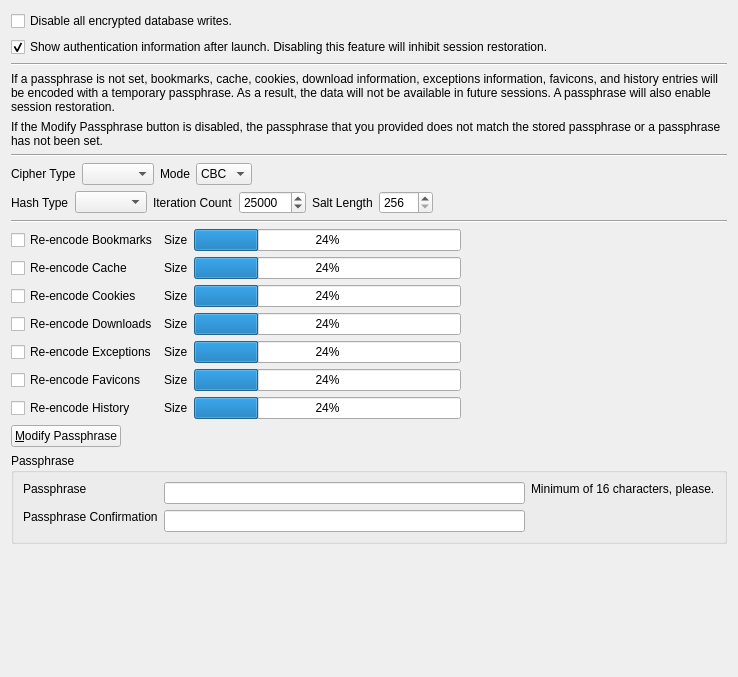
            <widget class="QWidget" name="scrollAreaWidgetContents">
             <property name="geometry">
              <rect>
               <x>0</x>
               <y>0</y>
               <width>738</width>
               <height>677</height>
              </rect>
             </property>
             <layout class="QVBoxLayout" name="verticalLayout_21">
              <item>
               <layout class="QHBoxLayout" name="horizontalLayout_59">
                <item>
                 <widget class="QCheckBox" name="disableAllEncryptedDatabaseWrites">
                  <property name="text">
                   <string>Disable all encrypted database writes.</string>
                  </property>
                 </widget>
                </item>
                <item>
                 <spacer name="horizontalSpacer_48">
                  <property name="orientation">
                   <enum>Qt::Horizontal</enum>
                  </property>
                  <property name="sizeHint" stdset="0">
                   <size>
                    <width>40</width>
                    <height>20</height>
                   </size>
                  </property>
                 </spacer>
                </item>
               </layout>
              </item>
              <item>
               <layout class="QHBoxLayout" name="horizontalLayout_44">
                <item>
                 <widget class="QCheckBox" name="showAuthenticationCheckBox">
                  <property name="text">
                   <string>Show authentication information after launch. Disabling this feature will inhibit session restoration.</string>
                  </property>
                  <property name="checked">
                   <bool>true</bool>
                  </property>
                 </widget>
                </item>
                <item>
                 <spacer name="horizontalSpacer_34">
                  <property name="orientation">
                   <enum>Qt::Horizontal</enum>
                  </property>
                  <property name="sizeHint" stdset="0">
                   <size>
                    <width>40</width>
                    <height>20</height>
                   </size>
                  </property>
                 </spacer>
                </item>
               </layout>
              </item>
              <item>
               <widget class="Line" name="line_7">
                <property name="orientation">
                 <enum>Qt::Horizontal</enum>
                </property>
               </widget>
              </item>
              <item>
               <widget class="QLabel" name="label_5">
                <property name="text">
                 <string>If a passphrase is not set, bookmarks, cache, cookies, download information, exceptions information, favicons, and history entries will be encoded with a temporary passphrase. As a result, the data will not be available in future sessions. A passphrase will also enable session restoration.</string>
                </property>
                <property name="wordWrap">
                 <bool>true</bool>
                </property>
               </widget>
              </item>
              <item>
               <widget class="QLabel" name="label_59">
                <property name="text">
                 <string>If the Modify Passphrase button is disabled, the passphrase that you provided does not match the stored passphrase or a passphrase has not been set.</string>
                </property>
                <property name="wordWrap">
                 <bool>true</bool>
                </property>
               </widget>
              </item>
              <item>
               <widget class="Line" name="line">
                <property name="orientation">
                 <enum>Qt::Horizontal</enum>
                </property>
               </widget>
              </item>
              <item>
               <layout class="QHBoxLayout" name="horizontalLayout_54">
                <item>
                 <widget class="QLabel" name="cipherTypeLabel">
                  <property name="text">
                   <string>Cipher Type</string>
                  </property>
                  <property name="wordWrap">
                   <bool>true</bool>
                  </property>
                 </widget>
                </item>
                <item>
                 <widget class="QComboBox" name="cipherTypeComboBox">
                  <property name="sizeAdjustPolicy">
                   <enum>QComboBox::AdjustToContents</enum>
                  </property>
                 </widget>
                </item>
                <item>
                 <widget class="QLabel" name="label_81">
                  <property name="text">
                   <string>Mode</string>
                  </property>
                 </widget>
                </item>
                <item>
                 <widget class="QComboBox" name="mode">
                  <property name="sizeAdjustPolicy">
                   <enum>QComboBox::AdjustToContents</enum>
                  </property>
                  <item>
                   <property name="text">
                    <string>CBC</string>
                   </property>
                  </item>
                  <item>
                   <property name="text">
                    <string>CTR</string>
                   </property>
                  </item>
                 </widget>
                </item>
                <item>
                 <spacer name="horizontalSpacer_26">
                  <property name="orientation">
                   <enum>Qt::Horizontal</enum>
                  </property>
                  <property name="sizeHint" stdset="0">
                   <size>
                    <width>40</width>
                    <height>20</height>
                   </size>
                  </property>
                 </spacer>
                </item>
               </layout>
              </item>
              <item>
               <layout class="QHBoxLayout" name="horizontalLayout_35">
                <item>
                 <widget class="QLabel" name="passphraseHashTypeLabel">
                  <property name="text">
                   <string>Hash Type</string>
                  </property>
                  <property name="wordWrap">
                   <bool>true</bool>
                  </property>
                 </widget>
                </item>
                <item>
                 <widget class="QComboBox" name="hashTypeComboBox">
                  <property name="sizeAdjustPolicy">
                   <enum>QComboBox::AdjustToContents</enum>
                  </property>
                 </widget>
                </item>
                <item>
                 <widget class="QLabel" name="label_19">
                  <property name="text">
                   <string>Iteration Count</string>
                  </property>
                 </widget>
                </item>
                <item>
                 <widget class="QSpinBox" name="iterationCountSpinBox">
                  <property name="minimum">
                   <number>10000</number>
                  </property>
                  <property name="maximum">
                   <number>999999999</number>
                  </property>
                  <property name="singleStep">
                   <number>1000</number>
                  </property>
                  <property name="value">
                   <number>25000</number>
                  </property>
                 </widget>
                </item>
                <item>
                 <widget class="QLabel" name="label_68">
                  <property name="text">
                   <string>Salt Length</string>
                  </property>
                 </widget>
                </item>
                <item>
                 <widget class="QSpinBox" name="saltLengthSpinBox">
                  <property name="minimum">
                   <number>256</number>
                  </property>
                  <property name="maximum">
                   <number>8192</number>
                  </property>
                  <property name="singleStep">
                   <number>1</number>
                  </property>
                  <property name="value">
                   <number>256</number>
                  </property>
                 </widget>
                </item>
                <item>
                 <spacer name="horizontalSpacer_43">
                  <property name="orientation">
                   <enum>Qt::Horizontal</enum>
                  </property>
                  <property name="sizeHint" stdset="0">
                   <size>
                    <width>40</width>
                    <height>20</height>
                   </size>
                  </property>
                 </spacer>
                </item>
               </layout>
              </item>
              <item>
               <widget class="Line" name="line_2">
                <property name="orientation">
                 <enum>Qt::Horizontal</enum>
                </property>
               </widget>
              </item>
              <item>
               <layout class="QGridLayout" name="gridLayout_12">
                <item row="2" column="2">
                 <widget class="QProgressBar" name="cookiesProgressBar">
                  <property name="value">
                   <number>24</number>
                  </property>
                 </widget>
                </item>
                <item row="2" column="0">
                 <widget class="QCheckBox" name="reencodeCookiesCheckBox">
                  <property name="sizePolicy">
                   <sizepolicy hsizetype="Minimum" vsizetype="Preferred">
                    <horstretch>0</horstretch>
                    <verstretch>0</verstretch>
                   </sizepolicy>
                  </property>
                  <property name="text">
                   <string>Re-encode Cookies</string>
                  </property>
                 </widget>
                </item>
                <item row="4" column="0">
                 <widget class="QCheckBox" name="reencodeExceptionsCheckBox">
                  <property name="sizePolicy">
                   <sizepolicy hsizetype="Minimum" vsizetype="Preferred">
                    <horstretch>0</horstretch>
                    <verstretch>0</verstretch>
                   </sizepolicy>
                  </property>
                  <property name="text">
                   <string>Re-encode Exceptions</string>
                  </property>
                 </widget>
                </item>
                <item row="5" column="0">
                 <widget class="QCheckBox" name="reencodeFaviconsCheckBox">
                  <property name="sizePolicy">
                   <sizepolicy hsizetype="Minimum" vsizetype="Preferred">
                    <horstretch>0</horstretch>
                    <verstretch>0</verstretch>
                   </sizepolicy>
                  </property>
                  <property name="text">
                   <string>Re-encode Favicons</string>
                  </property>
                 </widget>
                </item>
                <item row="6" column="0">
                 <widget class="QCheckBox" name="reencodeHistoryCheckBox">
                  <property name="sizePolicy">
                   <sizepolicy hsizetype="Minimum" vsizetype="Preferred">
                    <horstretch>0</horstretch>
                    <verstretch>0</verstretch>
                   </sizepolicy>
                  </property>
                  <property name="text">
                   <string>Re-encode History</string>
                  </property>
                 </widget>
                </item>
                <item row="6" column="2">
                 <widget class="QProgressBar" name="historyProgressBar">
                  <property name="value">
                   <number>24</number>
                  </property>
                 </widget>
                </item>
                <item row="5" column="2">
                 <widget class="QProgressBar" name="faviconsProgressBar">
                  <property name="value">
                   <number>24</number>
                  </property>
                 </widget>
                </item>
                <item row="4" column="2">
                 <widget class="QProgressBar" name="exceptionsProgressBar">
                  <property name="value">
                   <number>24</number>
                  </property>
                 </widget>
                </item>
                <item row="3" column="2">
                 <widget class="QProgressBar" name="downloadsProgressBar">
                  <property name="value">
                   <number>24</number>
                  </property>
                 </widget>
                </item>
                <item row="1" column="2">
                 <widget class="QProgressBar" name="cacheProgressBar">
                  <property name="value">
                   <number>24</number>
                  </property>
                 </widget>
                </item>
                <item row="0" column="0">
                 <widget class="QCheckBox" name="reencodeBookmarksCheckBox">
                  <property name="sizePolicy">
                   <sizepolicy hsizetype="Minimum" vsizetype="Preferred">
                    <horstretch>0</horstretch>
                    <verstretch>0</verstretch>
                   </sizepolicy>
                  </property>
                  <property name="text">
                   <string>Re-encode Bookmarks</string>
                  </property>
                 </widget>
                </item>
                <item row="3" column="0">
                 <widget class="QCheckBox" name="reencodeDownloadsCheckBox">
                  <property name="sizePolicy">
                   <sizepolicy hsizetype="Minimum" vsizetype="Preferred">
                    <horstretch>0</horstretch>
                    <verstretch>0</verstretch>
                   </sizepolicy>
                  </property>
                  <property name="text">
                   <string>Re-encode Downloads</string>
                  </property>
                 </widget>
                </item>
                <item row="1" column="0">
                 <widget class="QCheckBox" name="reencodeCacheCheckBox">
                  <property name="sizePolicy">
                   <sizepolicy hsizetype="Minimum" vsizetype="Preferred">
                    <horstretch>0</horstretch>
                    <verstretch>0</verstretch>
                   </sizepolicy>
                  </property>
                  <property name="text">
                   <string>Re-encode Cache</string>
                  </property>
                 </widget>
                </item>
                <item row="2" column="1">
                 <widget class="QLabel" name="cookiesSizeLabel">
                  <property name="text">
                   <string>Size</string>
                  </property>
                 </widget>
                </item>
                <item row="0" column="1">
                 <widget class="QLabel" name="bookmarksSizeLabel">
                  <property name="text">
                   <string>Size</string>
                  </property>
                 </widget>
                </item>
                <item row="1" column="1">
                 <widget class="QLabel" name="cacheSizeLabel">
                  <property name="text">
                   <string>Size</string>
                  </property>
                 </widget>
                </item>
                <item row="3" column="1">
                 <widget class="QLabel" name="downloadsSizeLabel">
                  <property name="text">
                   <string>Size</string>
                  </property>
                 </widget>
                </item>
                <item row="4" column="1">
                 <widget class="QLabel" name="exceptionsSizeLabel">
                  <property name="text">
                   <string>Size</string>
                  </property>
                 </widget>
                </item>
                <item row="5" column="1">
                 <widget class="QLabel" name="faviconsSizeLabel">
                  <property name="text">
                   <string>Size</string>
                  </property>
                 </widget>
                </item>
                <item row="6" column="1">
                 <widget class="QLabel" name="historySizeLabel">
                  <property name="text">
                   <string>Size</string>
                  </property>
                 </widget>
                </item>
                <item row="0" column="2">
                 <widget class="QProgressBar" name="bookmarksProgressBar">
                  <property name="value">
                   <number>24</number>
                  </property>
                 </widget>
                </item>
                <item row="0" column="3">
                 <spacer name="horizontalSpacer_39">
                  <property name="orientation">
                   <enum>Qt::Horizontal</enum>
                  </property>
                  <property name="sizeHint" stdset="0">
                   <size>
                    <width>40</width>
                    <height>20</height>
                   </size>
                  </property>
                 </spacer>
                </item>
               </layout>
              </item>
              <item>
               <layout class="QHBoxLayout" name="horizontalLayout_26">
                <item>
                 <widget class="QPushButton" name="changePassphrasePushButton">
                  <property name="text">
                   <string>&amp;Modify Passphrase</string>
                  </property>
                 </widget>
                </item>
                <item>
                 <spacer name="horizontalSpacer_18">
                  <property name="orientation">
                   <enum>Qt::Horizontal</enum>
                  </property>
                  <property name="sizeHint" stdset="0">
                   <size>
                    <width>40</width>
                    <height>20</height>
                   </size>
                  </property>
                 </spacer>
                </item>
               </layout>
              </item>
              <item>
               <widget class="QGroupBox" name="passphraseGroupBox">
                <property name="title">
                 <string>Passphrase</string>
                </property>
                <layout class="QGridLayout" name="gridLayout_9">
                 <item row="0" column="0">
                  <widget class="QLabel" name="label_55">
                   <property name="text">
                    <string>Passphrase</string>
                   </property>
                  </widget>
                 </item>
                 <item row="0" column="2" rowspan="2">
                  <widget class="QLineEdit" name="pass1LineEdit">
                   <property name="echoMode">
                    <enum>QLineEdit::Password</enum>
                   </property>
                  </widget>
                 </item>
                 <item row="1" column="0" rowspan="2">
                  <widget class="QLabel" name="label_56">
                   <property name="text">
                    <string>Passphrase Confirmation</string>
                   </property>
                  </widget>
                 </item>
                 <item row="2" column="2">
                  <widget class="QLineEdit" name="pass2LineEdit">
                   <property name="echoMode">
                    <enum>QLineEdit::Password</enum>
                   </property>
                  </widget>
                 </item>
                 <item row="0" column="3">
                  <widget class="QLabel" name="label_58">
                   <property name="text">
                    <string>Minimum of 16 characters, please.</string>
                   </property>
                  </widget>
                 </item>
                </layout>
               </widget>
              </item>
              <item>
               <spacer name="verticalSpacer_10">
                <property name="orientation">
                 <enum>Qt::Vertical</enum>
                </property>
                <property name="sizeHint" stdset="0">
                 <size>
                  <width>20</width>
                  <height>40</height>
                 </size>
                </property>
               </spacer>
              </item>
             </layout>
            </widget>
